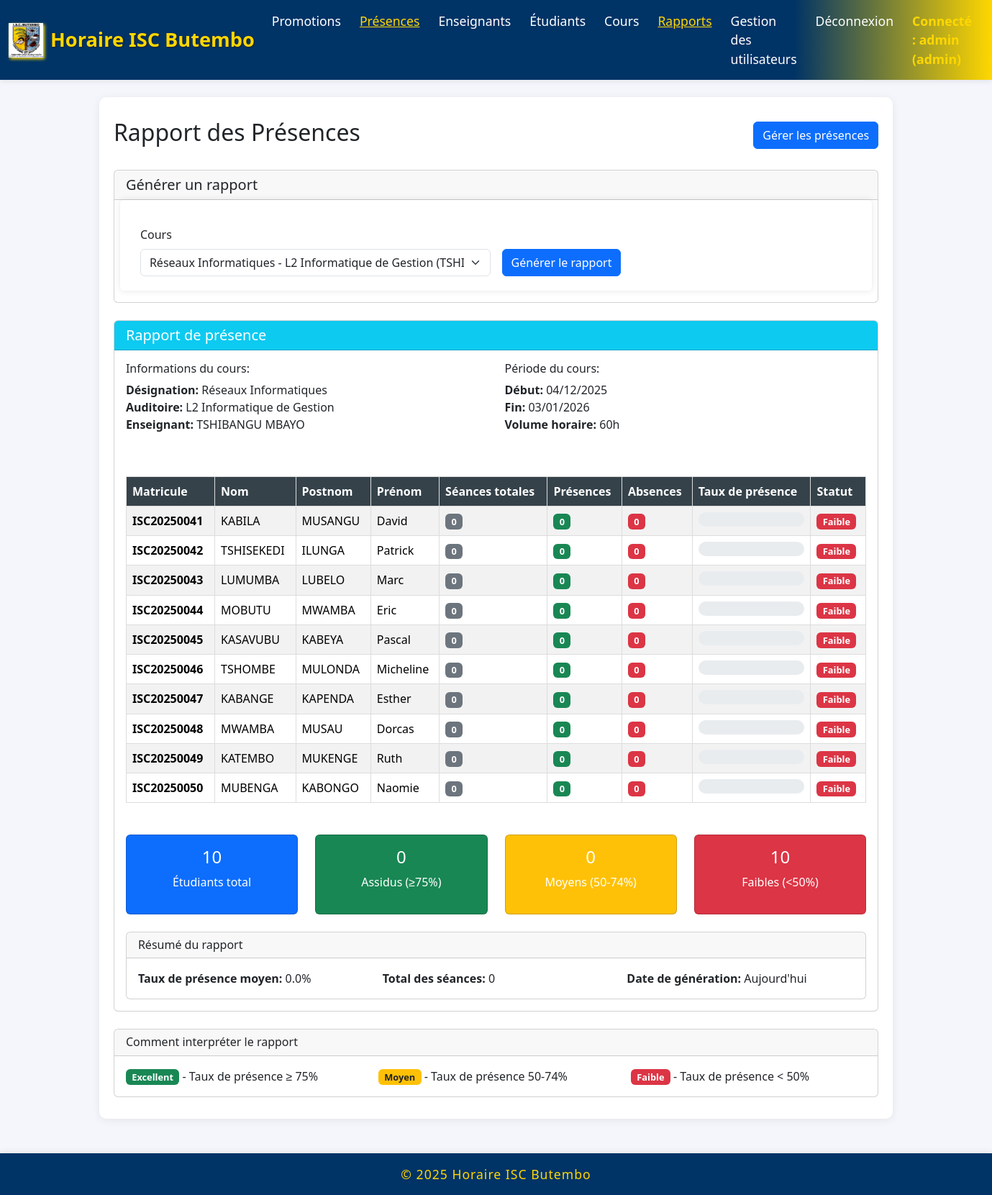
Page /presence/rapport?cours_id=15 (signed in) on the committed database.
### models/__init__.py (models this page shows, shortened)
class Cours(db.Model):
    __tablename__ = 'cours'
    id = db.Column(db.Integer, primary_key=True)
    designation = db.Column(db.String(200), nullable=False)  # Nom du cours
    auditoire_id = db.Column(db.Integer, db.ForeignKey('auditoire.id'), nullable=False)
    enseignant_id = db.Column(db.Integer, db.ForeignKey('enseignant.id'), nullable=False)
    date_debut = db.Column(db.Date, nullable=False)
    date_fin = db.Column(db.Date, nullable=False)
    volume_horaire = db.Column(db.Integer, nullable=False)
    auditoire = db.relationship('Auditoire', backref='cours_list')
    enseignant = db.relationship('Enseignant', backref='cours')

class Auditoire(db.Model):
    __tablename__ = 'auditoire'
    id = db.Column(db.Integer, primary_key=True)
    nom = db.Column(db.String(100), nullable=False)
    capacite = db.Column(db.Integer, nullable=True)

class Enseignant(db.Model):
    __tablename__ = 'enseignant'
    id = db.Column(db.Integer, primary_key=True)
    nom = db.Column(db.String(100), nullable=False)
    postnom = db.Column(db.String(100), nullable=False)
    prenom = db.Column(db.String(100), nullable=False)
    grade = db.Column(db.String(50), nullable=False)

class Etudiant(db.Model):
    __tablename__ = 'etudiant'
    id = db.Column(db.Integer, primary_key=True)
    matricule = db.Column(db.String(50), unique=True, nullable=False)
    nom = db.Column(db.String(100), nullable=False)
    postnom = db.Column(db.String(100), nullable=False)
    prenom = db.Column(db.String(100), nullable=False)
    genre = db.Column(db.String(10), nullable=False)
    auditoire_id = db.Column(db.Integer, db.ForeignKey('auditoire.id'), nullable=False)
    auditoire = db.relationship('Auditoire', backref='etudiants_list')

### app.py (the view)
@app.route('/presence/rapport')
def rapport_presence():
    if 'username' not in session:
        return redirect(url_for('home'))
    cours_id = request.args.get('cours_id')
    etudiant_id = request.args.get('etudiant_id')
    cours_list = Cours.query.all()
    etudiants = Etudiant.query.all()
    rapports = []
    cours_selected = None
    etudiant_selected = None
    if cours_id:
        cours_selected = Cours.query.get(cours_id)
        if cours_selected:
            etudiants_auditoire = Etudiant.query.filter_by(auditoire_id=cours_selected.auditoire_id).all()
            for etudiant in etudiants_auditoire:
                total_seances = Presence.query.filter_by(
                    cours_id=cours_id,
                    etudiant_id=etudiant.id
                ).count()
                presences_count = Presence.query.filter_by(
                    cours_id=cours_id,
                    etudiant_id=etudiant.id,
                    present=True
                ).count()
                pourcentage = (presences_count / total_seances * 100) if total_seances > 0 else 0
                rapports.append({
                    'etudiant': etudiant,
                    'total_seances': total_seances,
                    'presences_count': presences_count,
                    'pourcentage': round(pourcentage, 2)
                })
    return render_template('rapport_presence.html',
                         cours_list=cours_list,
                         etudiants=etudiants,
                         rapports=rapports,
                         cours_selected=cours_selected,
                         etudiant_selected=etudiant_selected)

### templates/rapport_presence.html (shortened to what this page needs)
{% extends "base.html" %}
{% block content %}
<div class="d-flex justify-content-between align-items-center mb-4">
    <h2>Rapport des Présences</h2>
    <a href="{{ url_for('presence') }}" class="btn btn-primary">Gérer les présences</a>
</div>
<div class="card mb-4">
    <div class="card-header">
        <h5 class="mb-0">Générer un rapport</h5>
    </div>
    <div class="card-body">
        <form method="GET" class="row g-3">
            <div class="col-md-6">
                <label for="cours_id" class="form-label">Cours</label>
                <select class="form-select" id="cours_id" name="cours_id">
                    {% for cours in cours_list %}
                    <option value="{{ cours.id }}" {% if cours_selected and cours_selected.id == cours.id %}selected{% endif %}>
                        {{ cours.designation }} - {{ cours.auditoire.nom }} ({{ cours.enseignant.nom }} {{ cours.enseignant.postnom }})
                    </option>
                    {% endfor %}
                </select>
            </div>
            <div class="col-md-6 d-flex align-items-end">
                <button type="submit" class="btn btn-primary">Générer le rapport</button>
            </div>
        </form>
    </div>
</div>
{% if cours_selected and rapports %}
<div class="card">
    <div class="card-header bg-info text-white">
        <h5 class="mb-0">
            Rapport de présence
        </h5>
    </div>
    <div class="card-body">
        <div class="row mb-4">
            <div class="col-md-6">
                <h6>Informations du cours:</h6>
                <ul class="list-unstyled">
                    <li><strong>Désignation:</strong> {{ cours_selected.designation }}</li>
                    <li><strong>Auditoire:</strong> {{ cours_selected.auditoire.nom }}</li>
                    <li><strong>Enseignant:</strong> {{ cours_selected.enseignant.nom }} {{ cours_selected.enseignant.postnom }}</li>
                </ul>
            </div>
            <div class="col-md-6">
                <h6>Période du cours:</h6>
                <ul class="list-unstyled">
                    <li><strong>Début:</strong> {{ cours_selected.date_debut.strftime('%d/%m/%Y') }}</li>
                    <li><strong>Fin:</strong> {{ cours_selected.date_fin.strftime('%d/%m/%Y') }}</li>
                    <li><strong>Volume horaire:</strong> {{ cours_selected.volume_horaire }}h</li>
                </ul>
            </div>
        </div>
        <div class="table-responsive">
            <table class="table table-striped table-hover">
                <thead class="table-dark">
                    <tr>
                        <th>Matricule</th>
                        <th>Nom</th>
                        <th>Postnom</th>
                        <th>Prénom</th>
                        <th>Séances totales</th>
                        <th>Présences</th>
                        <th>Absences</th>
                        <th>Taux de présence</th>
                        <th>Statut</th>
                    </tr>
                </thead>
                <tbody>
                    {% for rapport in rapports %}
                    <tr>
                        <td><strong>{{ rapport.etudiant.matricule }}</strong></td>
                        <td>{{ rapport.etudiant.nom }}</td>
                        <td>{{ rapport.etudiant.postnom }}</td>
                        <td>{{ rapport.etudiant.prenom }}</td>
                        <td>
                            <span class="badge bg-secondary">{{ rapport.total_seances }}</span>
                        </td>
                        <td>
                            <span class="badge bg-success">{{ rapport.presences_count }}</span>
                        </td>
                        <td>
                            <span class="badge bg-danger">{{ rapport.total_seances - rapport.presences_count }}</span>
                        </td>
                        <td>
                            <div class="progress" style="height: 20px;">
                            </div>
                        </td>
                        <td>
                            {% if rapport.pourcentage >= 75 %}
                                <span class="badge bg-success">Excellent</span>
                            {% elif rapport.pourcentage >= 50 %}
                                <span class="badge bg-warning text-dark">Moyen</span>
                            {% else %}
                                <span class="badge bg-danger">Faible</span>
                            {% endif %}
                        </td>
                    </tr>
                    {% endfor %}
                </tbody>
            </table>
        </div>
        <div class="row mt-4">
            <div class="col-md-3">
                <div class="card text-white bg-primary">
                    <div class="card-body text-center">
                        <h4>{{ rapports|length }}</h4>
                        <p>Étudiants total</p>
                    </div>
                </div>
            </div>
            <div class="col-md-3">
                <div class="card text-white bg-success">
                    <div class="card-body text-center">
                        <h4>{{ (rapports|selectattr('pourcentage', '>=', 75)|list)|length }}</h4>
                        <p>Assidus (≥75%)</p>
                    </div>
                </div>
            </div>
            <div class="col-md-3">
                <div class="card text-white bg-warning">
                    <div class="card-body text-center">
                        <h4>{{ (rapports|selectattr('pourcentage', '>=', 50)|selectattr('pourcentage', '<', 75)|list)|length }}</h4>
                        <p>Moyens (50-74%)</p>
                    </div>
                </div>
            </div>
            <div class="col-md-3">
                <div class="card text-white bg-danger">
                    <div class="card-body text-center">
                        <h4>{{ (rapports|selectattr('pourcentage', '<', 50)|list)|length }}</h4>
                        <p>Faibles (<50%)</p>
                    </div>
                </div>
            </div>
        </div>
        <div class="row mt-4">
            <div class="col-md-12">
                <div class="card">
                    <div class="card-header">
                        <h6 class="mb-0">Résumé du rapport</h6>
                    </div>
                    <div class="card-body">
                        <div class="row">
                            <div class="col-md-4">
                                <strong>Taux de présence moyen:</strong>
                                {{ (rapports|sum(attribute='pourcentage') / rapports|length)|round(2) }}%
                            </div>
                            <div class="col-md-4">
                                <strong>Total des séances:</strong>
                                {{ rapports[0].total_seances if rapports else 0 }}
                            </div>
                            <div class="col-md-4">
                                <strong>Date de génération:</strong>
                                Aujourd'hui
                            </div>
                        </div>
                    </div>
                </div>
            </div>
        </div>
    </div>
</div>
{% elif cours_selected %}
<div class="alert alert-info">
    Aucune donnée de présence trouvée pour ce cours.
</div>
{% endif %}
<div class="card mt-4">
    <div class="card-header">
        <h6 class="mb-0">Comment interpréter le rapport</h6>
    </div>
    <div class="card-body">
        <div class="row">
            <div class="col-md-4">
                <span class="badge bg-success">Excellent</span> - Taux de présence ≥ 75%
            </div>
            <div class="col-md-4">
                <span class="badge bg-warning text-dark">Moyen</span> - Taux de présence 50-74%
            </div>
            <div class="col-md-4">
                <span class="badge bg-danger">Faible</span> - Taux de présence < 50%
            </div>
        </div>
    </div>
</div>
{% endblock %}

### static/style.css (style rules this page uses)
body { font-family: Arial, sans-serif; margin: 0; padding: 0; background-color: #f4f4f4; }
form { background: #ffffff; padding: 20px; border-radius: 5px; box-shadow: 0 0 10px rgba(0, 0, 0, 0.1); }
.table { width: 100%; border-collapse: collapse; margin: 20px 0; }
.table th, .table td { border: 1px solid #ddd; padding: 8px; }
.table th { background-color: #35424a; color: white; }
.table tr:nth-child(even) { background-color: #f2f2f2; }

### templates/base.html (style rules this page uses)
body { background-color: #f4f6fb; font-family: 'Segoe UI', Arial, sans-serif; }

### templates/rapport_presence.html (style rules this page uses)
.progress { border-radius: 10px; overflow: hidden; }
.badge { font-size: 0.8em; }

### rows in the picture
Cours: designation "Réseaux Informatiques", date_debut "04/12/2025", date_fin "03/01/2026", volume_horaire "60"
Auditoire: auditoire.nom "L2 Informatique de Gestion"
Enseignant: enseignant.nom "TSHIBANGU", enseignant.postnom "MBAYO"
Etudiant: etudiant.matricule "ISC20250041", etudiant.nom "KABILA", etudiant.postnom "MUSANGU", etudiant.prenom "David"
Etudiant: etudiant.matricule "ISC20250042", etudiant.nom "TSHISEKEDI", etudiant.postnom "ILUNGA", etudiant.prenom "Patrick"
Etudiant: etudiant.matricule "ISC20250043", etudiant.nom "LUMUMBA", etudiant.postnom "LUBELO", etudiant.prenom "Marc"
Etudiant: etudiant.matricule "ISC20250044", etudiant.nom "MOBUTU", etudiant.postnom "MWAMBA", etudiant.prenom "Eric"
Etudiant: etudiant.matricule "ISC20250045", etudiant.nom "KASAVUBU", etudiant.postnom "KABEYA", etudiant.prenom "Pascal"
Etudiant: etudiant.matricule "ISC20250046", etudiant.nom "TSHOMBE", etudiant.postnom "MULONDA", etudiant.prenom "Micheline"
Etudiant: etudiant.matricule "ISC20250047", etudiant.nom "KABANGE", etudiant.postnom "KAPENDA", etudiant.prenom "Esther"
Etudiant: etudiant.matricule "ISC20250048", etudiant.nom "MWAMBA", etudiant.postnom "MUSAU", etudiant.prenom "Dorcas"
Etudiant: etudiant.matricule "ISC20250049", etudiant.nom "KATEMBO", etudiant.postnom "MUKENGE", etudiant.prenom "Ruth"
Etudiant: etudiant.matricule "ISC20250050", etudiant.nom "MUBENGA", etudiant.postnom "KABONGO", etudiant.prenom "Naomie"

### other values in the picture
{{ session.username }} "admin"
{{ session.role }} "admin"
{{ rapport.total_seances }} "0" "0" "0" "0" "0" "0" "0" "0" "0" "0"
{{ rapport.presences_count }} "0" "0" "0" "0" "0" "0" "0" "0" "0" "0"
{{ rapport.total_seances - rapport.presences_count }} "0" "0" "0" "0" "0" "0" "0" "0" "0" "0"
{{ rapports|length }} "10"
{{ (rapports|selectattr('pourcentage', '>=', 75)|list)|length }} "0"
{{ (rapports|selectattr('pourcentage', '<', 50)|list)|length }} "10"
{{ (rapports|sum(attribute='pourcentage') / rapports|length)|round(2) }} "0.0"
{{ rapports[0].total_seances if rapports else 0 }} "0"
form field cours_id "Réseaux Informatiques - L2 Informatique de Gestion (TSHIBANGU MBAYO)"
